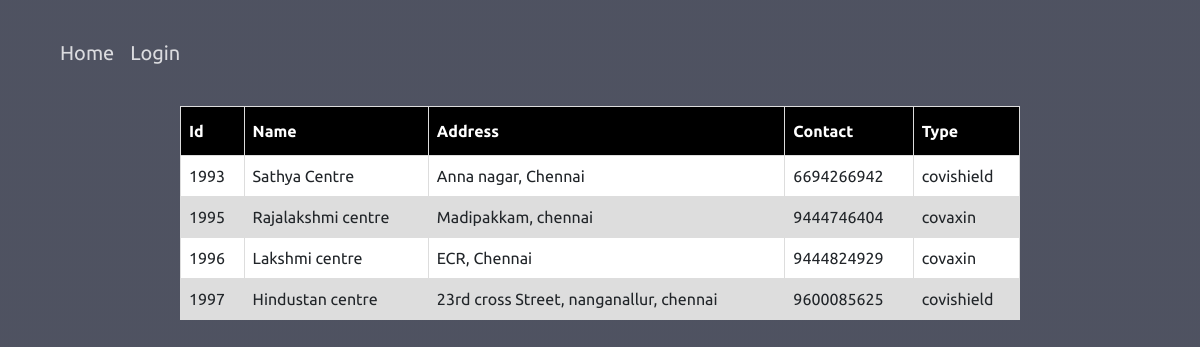
The app's page /dispvaccen.php with its own data.
### tables this page shows
CREATE TABLE `vaccentres` (
  `id` varchar(25) NOT NULL,
  `cname` varchar(25) NOT NULL,
  `address` varchar(75) NOT NULL,
  `contact` bigint(10) NOT NULL,
  `Type` varchar(150) NOT NULL
);

### dispvaccen.php (the view, shortened to what this page needs)
<!DOCTYPE html>
<html lang="en">
<head>
    <link href="https://cdn.jsdelivr.net/npm/bootstrap@5.0.2/dist/css/bootstrap.min.css " rel="stylesheet ">
    <link rel="stylesheet" href="styleb.css">
</head>
<body class="vac">
    <nav class="navbar navbar-expand-lg navbar-dark">
        <div class="container-fluid">
            <div class="collapse navbar-collapse justify-content" id="navbarNavAltMarkup">
                <div class="navbar-nav">
                    <a class="nav-link" href="vaccen.php">Home</a>
                    <?php if(!isset($_SESSION['username'])) : ?>
                        <a class="nav-link" href="register.php">Login</a>
                        <?php else : ?>
                        <a class="nav-link"href="#"><span><?php echo $_SESSION['username']; ?></span> <i class="bi bi-chevron-down"></i></a>
                        <a class="nav-link" href="logout.php">Logout</a>
                        <?php endif; ?>
                </div>
            </div>
        </div>
    </nav>
    <center>
    <table id="dis">
    <?php
    include('connection.php');
    $sql = "SELECT * FROM vaccentres";
    $result = $con->query($sql);
    echo "<tr><th>Id</th><th>Name</th><th>Address</th><th>Contact</th><th>Type</th></tr>";
    while($row = mysqli_fetch_array($result)){
        echo "<tr><td>$row[id]</td><td>$row[cname]</td><td>$row[address]</td><td>$row[contact]</td><td>$row[Type]</td></tr>";
    }
    ?>
    </table>
    </center>
</body>
</html>
    </body>

### styleb.css (style rules this page uses)
.navbar { padding: 30px 40px; height: auto; min-height: 12vh; }
.nav-link { font-family: 'Ubuntu', sans-serif; }
.navbar .container-fluid .navbar-nav .nav-link { font-size: 20px; color: rgba(255, 255, 255, 0.795); }
.vac { min-height: 100vh; width: 100%; background-image: linear-gradient(rgba(4, 9, 30, 0.7), rgba(4, 9, 30, 0.7)), url(https://www.health.nd.gov/sites/www/files/documents/Vaccine%20Stock%20Edited_0.jpeg); background-position: center; background-size: cover; position: relative; text-align: left; }
::placeholder { font-size: 18px; color: #ddd }
#dis { font-family: 'Ubuntu', sans-serif; border-collapse: collapse; width: 70%; }
#dis td, #dis th { border: 1px solid #ddd; padding: 8px; }
#dis tr:nth-child(odd) { background-color: #ddd; }
#dis tr:nth-child(even) { background-color: #ffffff; }
#dis th { padding-top: 12px; padding-bottom: 12px; text-align: left; background-color: #000000; color: white; }

### records on screen
vaccentres: id "1993", cname "Sathya Centre", address "Anna nagar, Chennai", contact "6694266942", Type "covishield"
vaccentres: id "1995", cname "Rajalakshmi centre", address "Madipakkam, chennai", contact "9444746404", Type "covaxin"
vaccentres: id "1996", cname "Lakshmi centre", address "ECR, Chennai", contact "9444824929", Type "covaxin"
vaccentres: id "1997", cname "Hindustan centre", address "23rd cross Street, nanganallur, chennai", contact "9600085625", Type "covishield"
